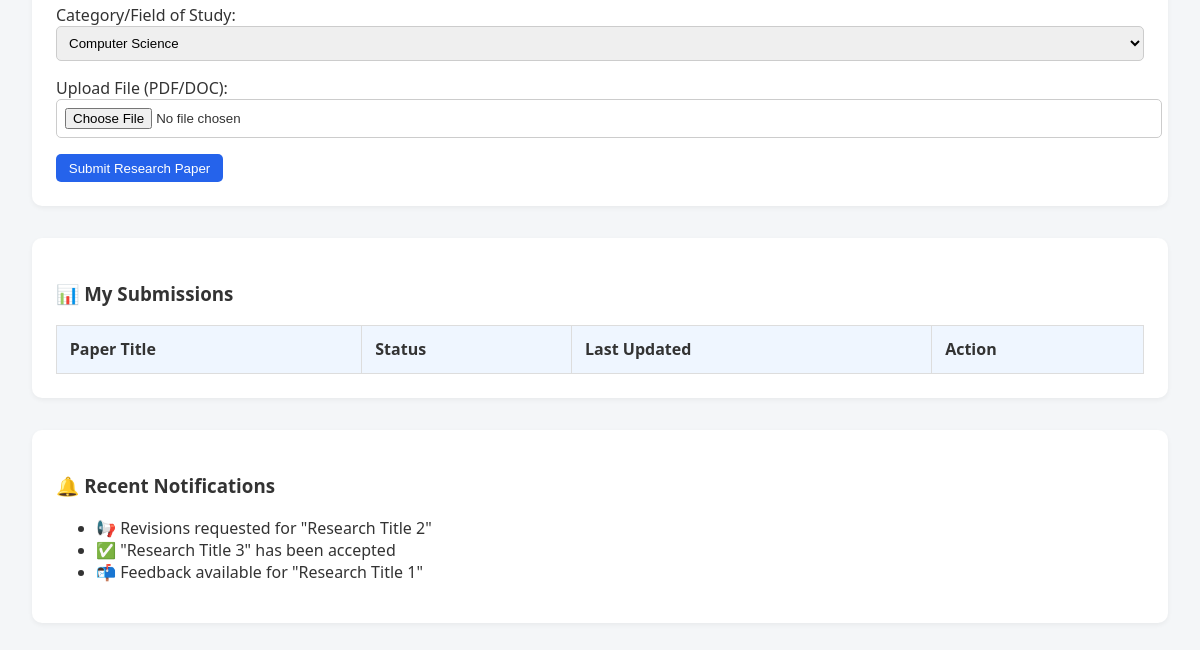
The app's page /submission/ (lower part), older data.
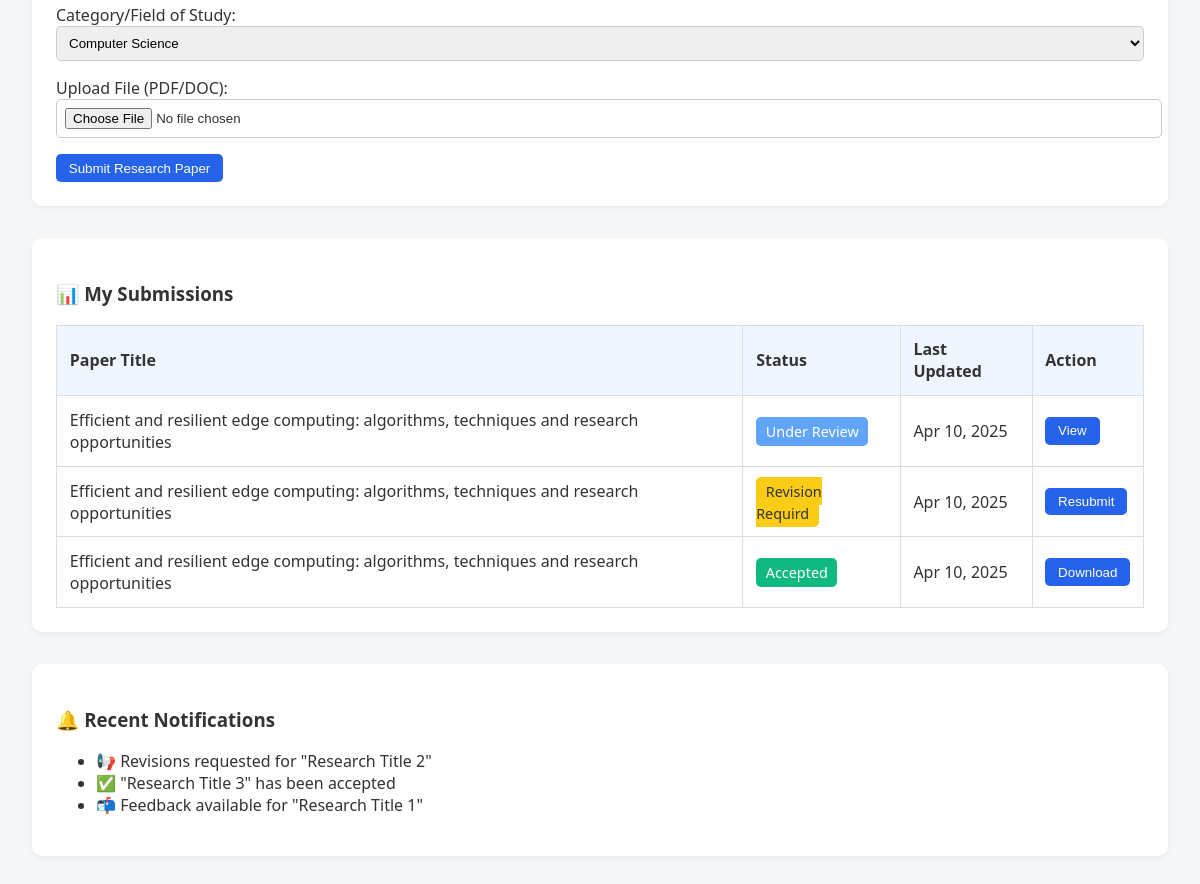
The same page, newer data.
### submission/models.py (models this page shows, shortened)
class Document_evaluation(models.Model):
    did = models.ForeignKey(Document, on_delete=models.CASCADE)
    dauthor = models.ForeignKey(User, on_delete=models.CASCADE)
    feedback = models.CharField(max_length=255)
    status = models.CharField(max_length=50)

class Document(models.Model):
    dtitle = models.CharField(max_length=150)
    file_path = models.CharField(max_length=255)

### submission/views.py (the view)
# urls.py: path('submission/', include('submission.urls')),
def submission(request):
    all_documents = Document.objects.all()
    doc_details = Document_detail.objects.all()
    doc_eval = Document_evaluation.objects.all().select_related('did')
    if request.method == 'POST':
        pass
    context = {}
    context['documents'] = all_documents
    context['doc_detail'] = doc_details
    context['doc_eval'] = doc_eval
    return render(request, 'submission/submission.html', context)

### submission/templates/submission/submission.html (shortened to what this page needs)
{% extends 'layout.html' %}
{% load static %}
{% block style %}
<link rel="stylesheet" href="{% static 'css/submission.css' %}">
{% endblock %}
{% block content %}
    <div class="container">
    <form method="POST">
      <div class="panel">
      <div class="form-group">
          <label>Category/Field of Study:</label>
          <select>
            <option>Computer Science</option>
          </select>
      </div>
      <div class="form-group">
          <label>Upload File (PDF/DOC):</label>
          <input type="file">
      </div>
          <button class="action-btn">Submit Research Paper</button>
      </div>
    </form>
    <div class="status">
      <h3>📊 My Submissions</h3>
      <table>
        <thead>
          <tr>
            <th>Paper Title</th>
            <th>Status</th>
            <th>Last Updated</th>
            <th>Action</th>
          </tr>
        </thead>
    <tbody>
          {% for i in doc_eval %}
            <tr>
              <td>{{ i.did.dtitle }}</td>
              {% if i.status == 'Under Review'%}
                <td><span class="badge under-review">Under Review</span></td>
                <td>Apr 10, 2025</td>
                <td><button class="action-btn">View</button></td>
              {% elif i.status == 'Revision Required' %}
                <td><span class="badge revision">Revision Requird</span></td>
                <td>Apr 10, 2025</td>
                <td><button class="action-btn">Resubmit</button></td>
              {% elif i.status == 'Accepted' %}
                <td><span class="badge accepted">Accepted</span></td>
                <td>Apr 10, 2025</td>
                <td><button class="action-btn">Download</button></td>
              {% endif %}
            </tr>
          {% endfor %}
        </tbody>
      </table>
    </div>
    <div class="notifications">
      <h3>🔔 Recent Notifications</h3>
      <ul>
        <li>📢 Revisions requested for "Research Title 2"</li>
        <li>✅ "Research Title 3" has been accepted</li>
        <li>📬 Feedback available for "Research Title 1"</li>
      </ul>
    </div>
  </div>
{% endblock %}

### templates/layout.html (shortened to what this page needs)
<!DOCTYPE html>
{% load static %}
<html lang="en">
<head>
    {% block style %}
    {% endblock %}
</head>
<body>
    <main>
        {% block content %}
        {% endblock %}
    </main>
</body>
</html>

### static/css/submission.css (style rules this page uses)
body { font-family: 'Segoe UI', Tahoma, Geneva, Verdana, sans-serif; margin: 0; padding: 0; background-color: #f4f6f8; color: #333; }
.container { max-width: 1200px; margin: auto; padding: 2rem; }
.panel, .status, .notifications { background-color: white; padding: 1.5rem; border-radius: 10px; margin-bottom: 2rem; box-shadow: 0 2px 5px rgba(0,0,0,0.05); }
.form-group { margin-bottom: 1rem; }
input, select, textarea { width: 100%; padding: 0.5rem; border: 1px solid #ccc; border-radius: 5px; }
table { width: 100%; border-collapse: collapse; }
table th, table td { border: 1px solid #ddd; padding: 0.8rem; text-align: left; }
table th { background-color: #eff6ff; }
.badge { padding: 0.3rem 0.6rem; border-radius: 5px; font-size: 0.9rem; color: white; }
.under-review { background-color: #60a5fa; }
.revision { background-color: #facc15; color: #333; }
.accepted { background-color: #10b981; }
.action-btn { background-color: #2563eb; color: white; border: none; padding: 0.4rem 0.8rem; border-radius: 5px; cursor: pointer; }

Row changes from the older to the newer data that the page shows:
added Document_evaluation: did.dtitle "Efficient and resilient edge computing: algorithms, techniques and research opportunities", status "Under Review"
added Document_evaluation: did.dtitle "Efficient and resilient edge computing: algorithms, techniques and research opportunities", shows "Revision Requird"
added Document_evaluation: did.dtitle "Efficient and resilient edge computing: algorithms, techniques and research opportunities", status "Accepted"
